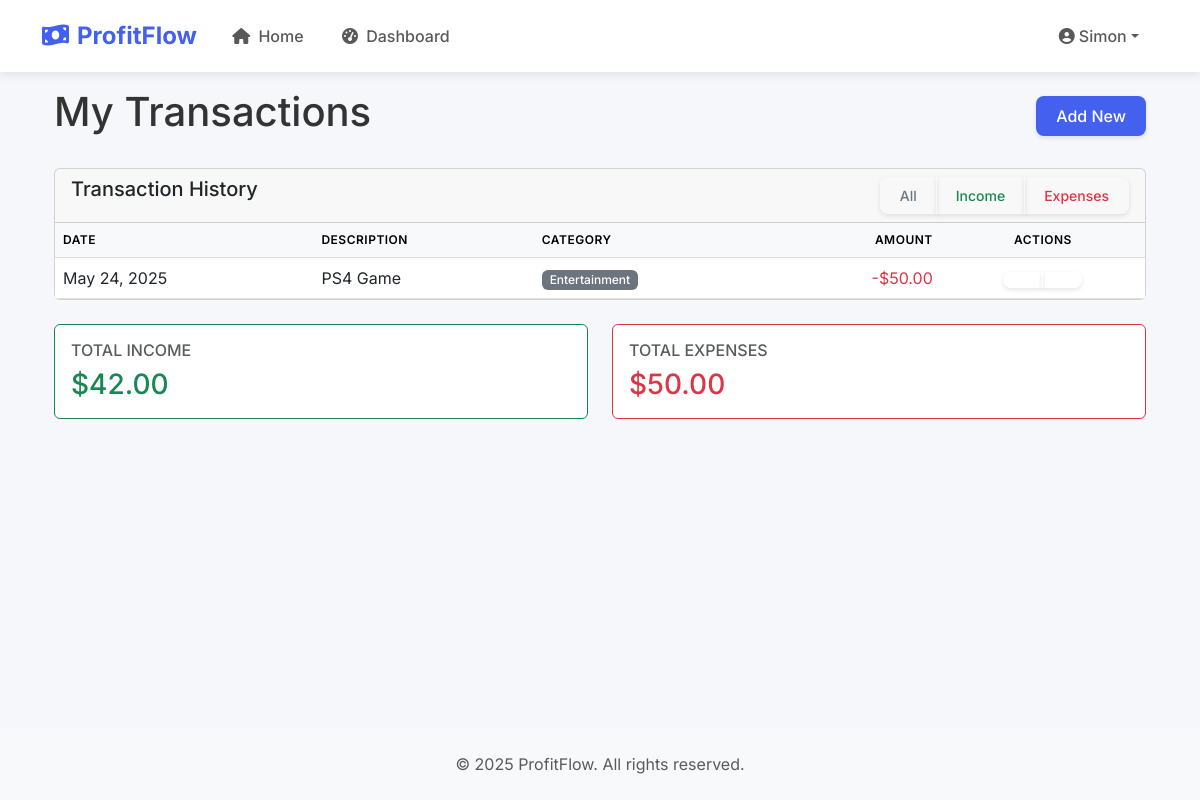
Screenshot of /receipts?filter=expense (signed in) with the database file from the repository.
### app.py (models this page shows, shortened)
class User(UserMixin, db.Model):
    id = db.Column(db.Integer, primary_key=True)
    username = db.Column(db.String(64), index=True, unique=True, nullable=False)
    email = db.Column(db.String(120), index=True, unique=True, nullable=False)
    password_hash = db.Column(db.String(128))
    receipts = relationship('Receipt', back_populates='user', cascade='all, delete-orphan')
    categories = relationship('Category', back_populates='user', cascade='all, delete-orphan')

class Receipt(db.Model):
    id = db.Column(db.Integer, primary_key=True)
    amount = db.Column(db.Float, nullable=False)
    description = db.Column(db.String(200))
    transaction_type = db.Column(db.Enum('income', 'expense', name='transaction_type_enum'), nullable=False)
    created_at = db.Column(db.DateTime, default=datetime.utcnow, index=True)
    user_id = db.Column(db.Integer, db.ForeignKey('user.id'), nullable=False)
    category_id = db.Column(db.Integer, db.ForeignKey('category.id'))
    user = relationship('User', back_populates='receipts')
    category = relationship('Category', back_populates='receipts')

class Category(db.Model):
    id = db.Column(db.Integer, primary_key=True)
    name = db.Column(db.String(50), nullable=False)
    description = db.Column(db.String(200))
    user_id = db.Column(db.Integer, db.ForeignKey('user.id'), nullable=False)
    created_at = db.Column(db.DateTime, default=datetime.utcnow)
    user = relationship('User', back_populates='categories')
    receipts = relationship('Receipt', back_populates='category')

### app.py (the view)
    @app.route('/receipts')
    @login_required
    def view_receipts():
        page = request.args.get('page', 1, type=int)
        filter_type = request.args.get('filter', 'all')
        per_page = 10
        query = Receipt.query.filter_by(user_id=current_user.id)
        if filter_type == 'income':
            query = query.filter_by(transaction_type='income')
        elif filter_type == 'expense':
            query = query.filter_by(transaction_type='expense')
        receipts = query.order_by(Receipt.created_at.desc())\
                      .paginate(page=page, per_page=per_page, error_out=False)
        totals = {
            'income': db.session.query(
                db.func.sum(Receipt.amount)
            ).filter(
                Receipt.user_id == current_user.id,
                Receipt.transaction_type == 'income'
            ).scalar() or 0,
            'expense': db.session.query(
                db.func.sum(Receipt.amount)
            ).filter(
                Receipt.user_id == current_user.id,
                Receipt.transaction_type == 'expense'
            ).scalar() or 0
        }
        return render_template('view_receipts.html',
                             receipts=receipts,
                             totals=totals,
                             current_filter=filter_type,
                             now=datetime.now())

### app.py (called while the page is built)
@login_manager.user_loader
def load_user(id):
    return User.query.get(int(id))

### templates/view_receipts.html (shortened to what this page needs)
{% extends "base.html" %}
{% block content %}
<div class="container">
    <div class="d-flex justify-content-between align-items-center mb-4">
        <h1>My Transactions</h1>
        <a href="{{ url_for('create_receipt') }}" class="btn btn-primary">
             Add New
        </a>
    </div>
    <div class="card mb-4">
        <div class="card-header">
            <div class="row">
                <div class="col-md-6">
                    <h5 class="mb-0">Transaction History</h5>
                </div>
                <div class="col-md-6 text-md-end">
                    <div class="btn-group" role="group">
                        <a href="{{ url_for('view_receipts', filter='all') }}" class="btn btn-outline-secondary btn-sm">All</a>
                        <a href="{{ url_for('view_receipts', filter='income') }}" class="btn btn-outline-success btn-sm">Income</a>
                        <a href="{{ url_for('view_receipts', filter='expense') }}" class="btn btn-outline-danger btn-sm">Expenses</a>
                    </div>
                </div>
            </div>
        </div>
        <div class="card-body p-0">
            <div class="table-responsive">
                <table class="table table-hover mb-0">
                    <thead class="table-light">
                        <tr>
                            <th>Date</th>
                            <th>Description</th>
                            <th>Category</th>
                            <th class="text-end">Amount</th>
                            <th class="text-center">Actions</th>
                        </tr>
                    </thead>
                    <tbody>
                        {% if receipts.items %}
                            {% for receipt in receipts.items %}
                            <tr>
                                <td>{{ receipt.created_at.strftime('%b %d, %Y') }}</td>
                                <td>
                                    {{ receipt.description or 'No description' }}
                                </td>
                                <td>
                                    {% if receipt.category %}
                                        <span class="badge bg-secondary">{{ receipt.category.name }}</span>
                                    {% else %}
                                        <span class="text-muted">Uncategorized</span>
                                    {% endif %}
                                </td>
                                <td class="text-end {% if receipt.transaction_type == 'income' %}text-success{% else %}text-danger{% endif %}">
                                    {% if receipt.transaction_type == 'expense' %}-{% endif %}${{ '%.2f'|format(receipt.amount) }}
                                </td>
                                <td class="text-center">
                                    <div class="btn-group btn-group-sm">
                                        <a href="#" class="btn btn-sm btn-outline-primary" title="Edit">
                                        </a>
                                        <a href="#" class="btn btn-sm btn-outline-danger" title="Delete"
                                           onclick="return confirm('Are you sure you want to delete this transaction?')">
                                        </a>
                                    </div>
                                </td>
                            </tr>
                            {% endfor %}
                        {% endif %}
                    </tbody>
                </table>
            </div>
        </div>
    </div>
    <div class="row">
        <div class="col-md-6 mb-4">
            <div class="card border-success">
                <div class="card-body">
                    <h6 class="text-uppercase text-muted mb-2">Total Income</h6>
                    <h3 class="text-success mb-0">${{ '%.2f'|format(totals.income|default(0)) }}</h3>
                </div>
            </div>
        </div>
        <div class="col-md-6 mb-4">
            <div class="card border-danger">
                <div class="card-body">
                    <h6 class="text-uppercase text-muted mb-2">Total Expenses</h6>
                    <h3 class="text-danger mb-0">${{ '%.2f'|format(totals.expense|default(0)) }}</h3>
                </div>
            </div>
        </div>
    </div>
</div>
{% endblock %}

### templates/base.html (shortened to what this page needs)
<!DOCTYPE html>
<html lang="en">
<head>
    <link href="https://cdn.jsdelivr.net/npm/bootstrap@5.3.0/dist/css/bootstrap.min.css" rel="stylesheet">
    <link rel="stylesheet" href="https://cdnjs.cloudflare.com/ajax/libs/font-awesome/6.4.0/css/all.min.css">
</head>
<body>
    <nav class="navbar navbar-expand-lg navbar-light fixed-top">
        <div class="container">
            <a class="navbar-brand" href="{{ url_for('index') }}">
                <i class="fas fa-money-bill-wave me-2"></i>ProfitFlow
            </a>
            <div class="collapse navbar-collapse" id="navbarNav">
                <ul class="navbar-nav me-auto">
                    <li class="nav-item">
                        <a class="nav-link" href="{{ url_for('index') }}">
                            <i class="fas fa-home me-1"></i> Home
                        </a>
                    </li>
                    {% if current_user.is_authenticated %}
                    <li class="nav-item">
                        <a class="nav-link" href="{{ url_for('dashboard') }}">
                            <i class="fas fa-tachometer-alt me-1"></i> Dashboard
                        </a>
                    </li>
                    {% endif %}
                </ul>
                <ul class="navbar-nav ms-auto">
                    {% if current_user.is_authenticated %}
                    <li class="nav-item dropdown">
                        <a class="nav-link dropdown-toggle d-flex align-items-center" href="#" id="userDropdown"
                           role="button" data-bs-toggle="dropdown" aria-expanded="false">
                            <i class="fas fa-user-circle me-1"></i>
                            <span>{{ current_user.username }}</span>
                        </a>
                    </li>
                    {% endif %}
                </ul>
            </div>
        </div>
    </nav>
    <main class="flex-grow-1 fade-in">
        <div class="container py-4">
            {% block content %}{% endblock %}
        </div>
    </main>
    <footer class="bg-light py-4 mt-5">
        <div class="container text-center">
            <p class="mb-0 text-muted">
                &copy; {{ now.year }} ProfitFlow. All rights reserved.
            </p>
        </div>
    </footer>
</body>
</html>

### templates/base.html (style rules this page uses)
:root { --primary: #4361ee; --primary-light: #eef2ff; --secondary: #3f37c9; --success: #4bb543; --danger: #ff3333; --light: #f8f9fa; --dark: #212529; }
body { font-family: 'Inter', sans-serif; padding-top: 4rem; background-color: #f5f7fa; color: #333; min-height: 100vh; display: flex; flex-direction: column; }
.navbar { box-shadow: 0 2px 10px rgba(0, 0, 0, 0.1); background: white !important; padding: 0.8rem 0; }
.navbar-brand { font-weight: 700; color: var(--primary) !important; font-size: 1.5rem; transition: transform 0.3s ease; }
.nav-link { font-weight: 500; padding: 0.5rem 1rem !important; margin: 0 0.2rem; border-radius: 8px; transition: all 0.3s ease; }
.btn { padding: 0.5rem 1.25rem; border-radius: 8px; font-weight: 500; transition: all 0.3s ease; border: none; box-shadow: 0 2px 5px rgba(0,0,0,0.1); }
.btn-primary { background-color: var(--primary); }
.fade-in { animation: fadeIn 0.5s ease-in; }

### templates/view_receipts.html (style rules this page uses)
.table th { font-weight: 600; text-transform: uppercase; font-size: 0.75rem; letter-spacing: 0.5px; }
.badge { font-weight: 500; padding: 0.35em 0.65em; }

### rows the page displays
User: username "Simon"
Receipt: created_at "May 24, 2025", description "PS4 Game", category.name "Entertainment", amount "50.00"

### other values shown
{{ '%.2f'|format(totals.income|default(0)) }} "42.00"
{{ '%.2f'|format(totals.expense|default(0)) }} "50.00"
